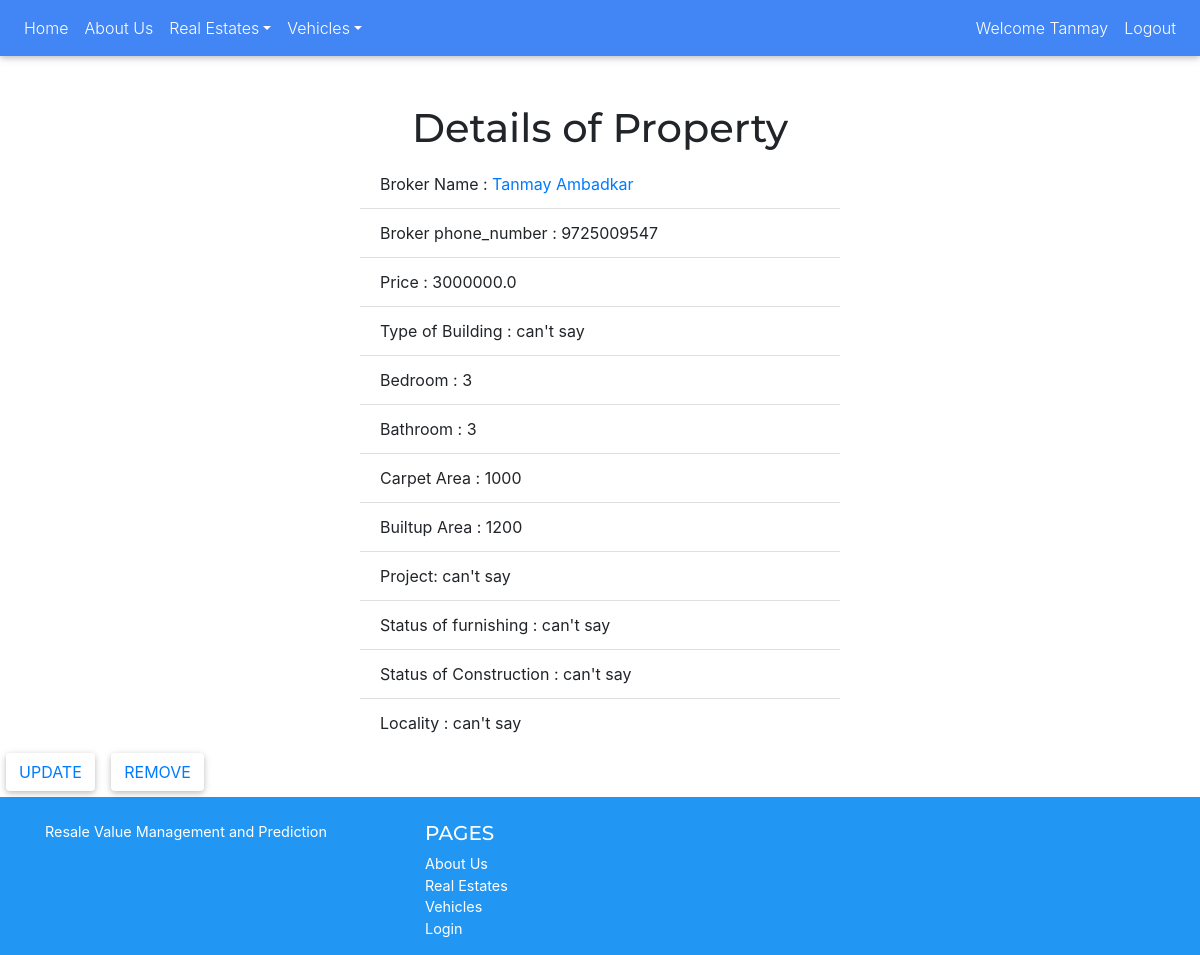
Before: /estate/1 (signed in) with the older database file.
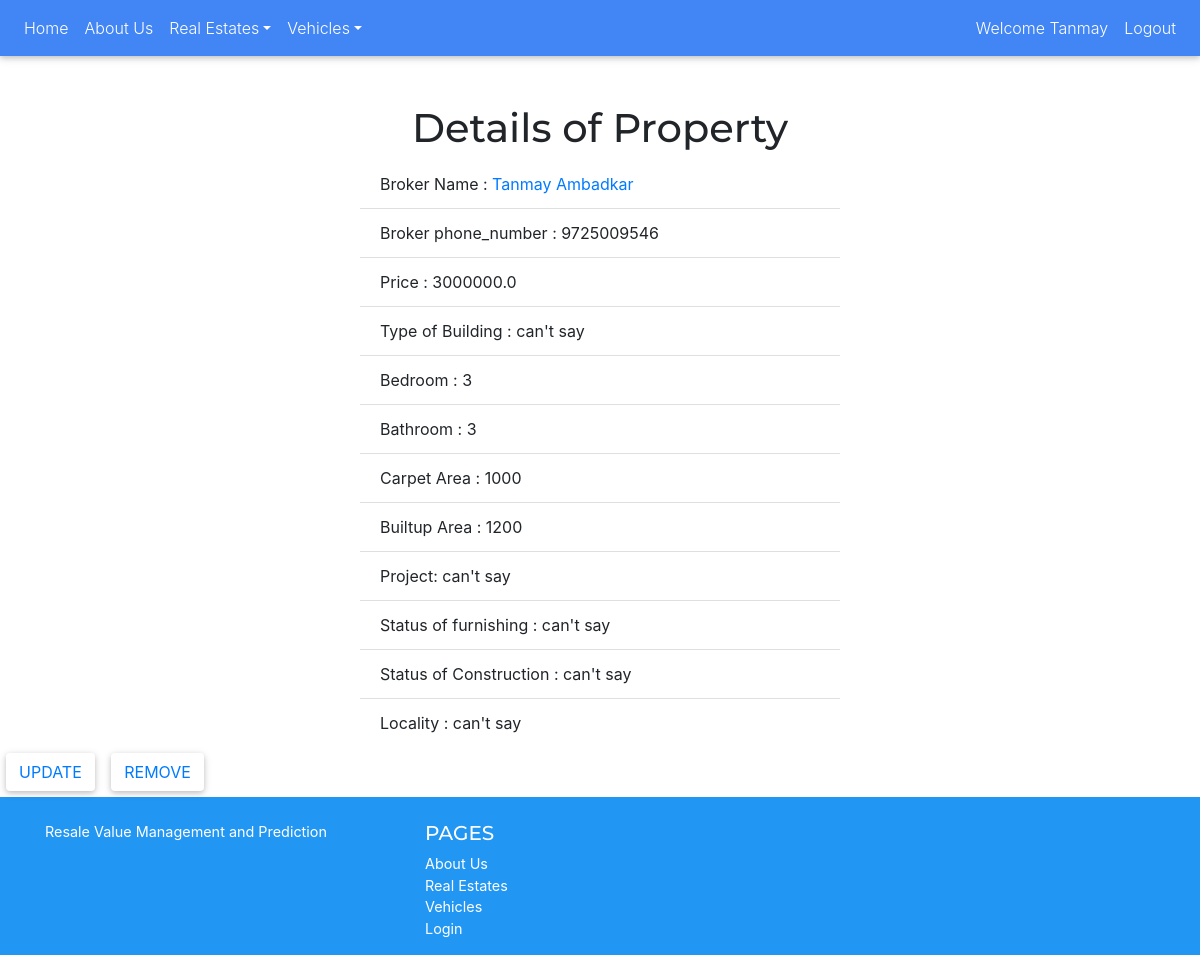
After: the same page with the newer database file.
### BrokerUI/models.py (models this page shows, shortened)
class Estate(models.Model):
    choices_furnished = [('yes','yes'),('no','no'),('semi','semi')]
    choices_construction = [('under_construction','under_construction'),('launched','launched'),('ready_to_move','ready to move')]
    type_choices=[('apartments','apartments'),('sale-floors','sale-floors'),('houses','houses')]
    broker = models.ForeignKey(Profile,on_delete=models.CASCADE)
    lat = models.FloatField()
    lon = models.FloatField()
    price = models.FloatField()
    bedroom = models.PositiveIntegerField()
    bathroom = models.PositiveIntegerField()
    carpetarea = models.IntegerField()
    builtuparea = models.IntegerField()
    project = models.CharField(max_length=400,default='can\'t say')
    furnished= models.CharField(max_length=10,choices=choices_furnished,default='can\'t say')
    construction_status = models.CharField(max_length=50,choices=choices_construction,default='can\'t say')
    sublocality = models.CharField(max_length=100,default='can\'t say')
    type=models.CharField(max_length=100,default='can\'t say', choices = type_choices)

class Profile(models.Model):
    user_types = (
        ('S', 'Seller'),
        ('C', 'Customer'),
        ('B', 'Broker'))
    user = models.OneToOneField(User, on_delete = models.CASCADE)
    phone_number = models.CharField(max_length=10)
    type = models.CharField(max_length = 1, choices = user_types)
    profile_image = models.ImageField(upload_to = 'profile_pics', null = True)

### BrokerUI/views.py (the view)
# urls.py: path('estate/<int:pk>',views.EstateDetailView.as_view(),name='estate_detail'),
class EstateDetailView(LoginRequiredMixin,DetailView):
    login_url = '/login/'
    redirect_field_name = 'BrokerUI/estate_detail.html'
    model = Estate

### BrokerUI/templates/BrokerUI/estate_detail.html (shortened to what this page needs)
{% extends 'SellerUI/base.html' %}
{% block bodyblock %}
<br>
<br>
<h1 style = 'text-align:center;'>Details of Property</h1>
<ul class="list-group list-group-flush" style="margin-left:30%; margin-right:30%;">
  <li class="list-group-item">Broker Name : <a href="{% url 'broker_detail' pk=estate.broker.pk %}">{{estate.broker.user.first_name}} {{estate.broker.user.last_name}}</a></li>
  <li class="list-group-item">Broker phone_number : {{estate.broker.phone_number}}</li>
  <li class="list-group-item">Price : {{estate.price}}</li>
  <li class="list-group-item">Type of Building : {{estate.type}}</</li>
  <li class="list-group-item">Bedroom : {{estate.bedroom}}</li>
  <li class="list-group-item">Bathroom : {{estate.bathroom}}</li>
  <li class="list-group-item">Carpet Area : {{estate.carpetarea}} </li>
  <li class="list-group-item">Builtup Area : {{estate.builtuparea}} </li>
  <li class="list-group-item">Project: {{estate.project}}</li>
  <li class="list-group-item">Status of furnishing : {{estate.furnished}}</li>
  <li class="list-group-item">Status of Construction : {{estate.construction_status}}</li>
  <li class="list-group-item">Locality : {{estate.sublocality}}</li>
</ul>
{% ifequal estate.broker.user.username user.username %}
<button class='btn btn-outline'><a href="{% url 'estate_update' pk=estate.pk %}">Update</a></button>
<button type="button" class='btn btn-outline'><a href="{% url 'estate_delete' pk=estate.pk%}">Remove</a></button>
{% endifequal%}
{% endblock %}

Changed rows visible on the page:
changed through a linked row, Estate "can't say": broker.phone_number "9725009547" → "9725009546"
